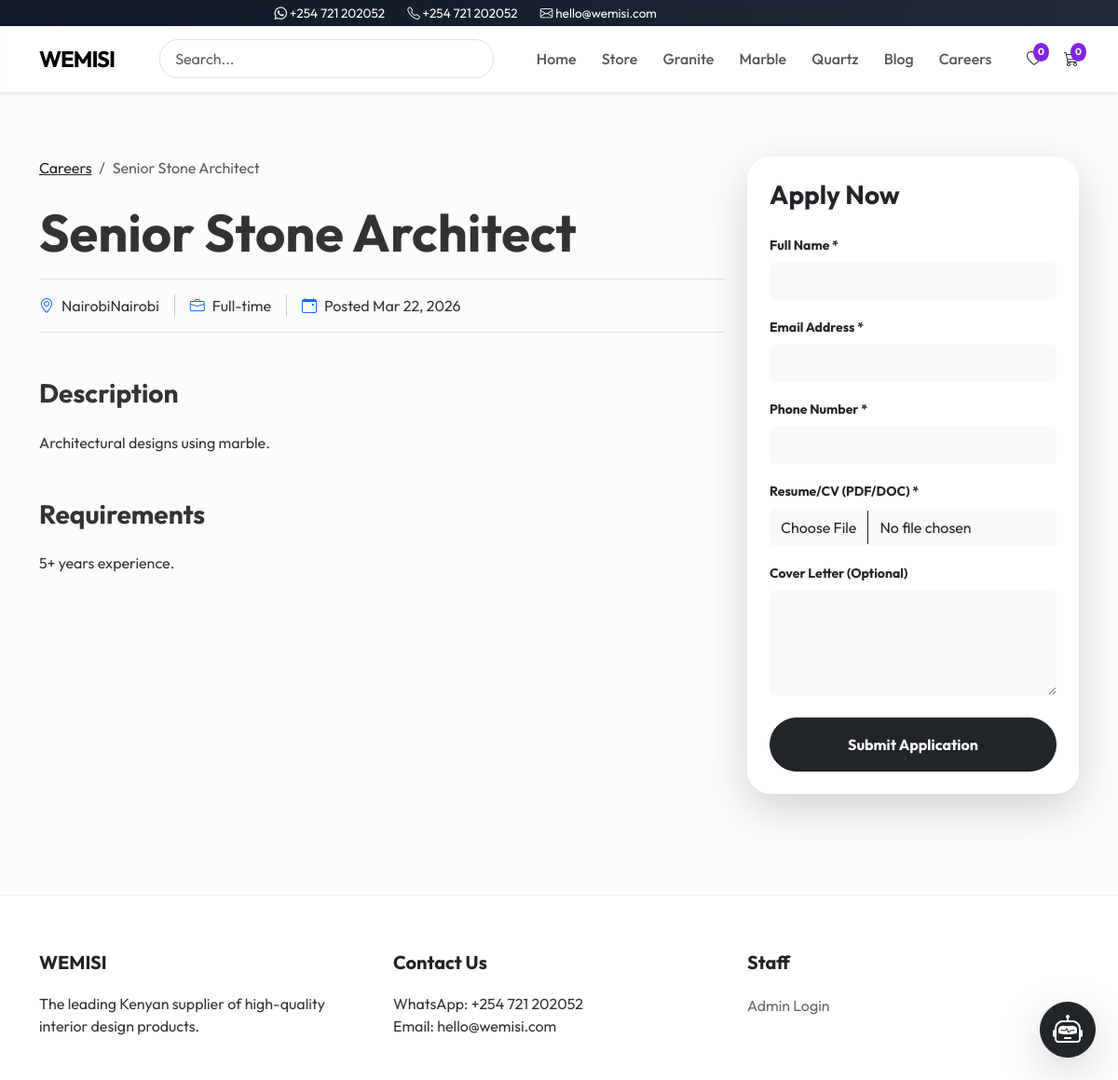
Screenshot of /careers/senior-stone-architecsenior-stone-architectt/ with the database file from the repository.
### store/models.py (models this page shows, shortened)
class Category(models.Model):
    name = models.CharField(max_length=200)
    slug = models.SlugField(unique=True)  # e.g. /granite/
    parent = models.ForeignKey(
        'self',
        null=True,
        blank=True,
        related_name='subcategories',
        on_delete=models.CASCADE,
        help_text="Leave blank for top-level categories. Select a parent to make this a subcategory."
    )
    order = models.PositiveIntegerField(
        default=0,
        help_text="Controls display order in the navigation menu (lower = first)."
    )
    class Meta:
        verbose_name_plural = "Categories"
        ordering = ['order', 'name']

class JobOpening(models.Model):
    JOB_TYPES = (
        ('Full-time', 'Full-time'),
        ('Part-time', 'Part-time'),
        ('Contract', 'Contract'),
        ('Internship', 'Internship'),
    )
    title = models.CharField(max_length=200)
    slug = models.SlugField(unique=True, max_length=255)
    location = models.CharField(max_length=100, default='Nairobi')
    job_type = models.CharField(max_length=20, choices=JOB_TYPES, default='Full-time')
    description = CKEditor5Field('Description', config_name='extends')
    requirements = CKEditor5Field('Requirements', config_name='extends')
    is_active = models.BooleanField(default=True)
    created_at = models.DateTimeField(auto_now_add=True)
    class Meta:
        ordering = ['-created_at']

### store/views.py (the view)
# urls.py: path('careers/<slug:slug>/', views.job_detail, name='job_detail'),
def job_detail(request, slug):
    job = get_object_or_404(JobOpening, slug=slug, is_active=True)
    return render(request, 'store/job_detail.html', {'job': job})

### mbele/templates/store/job_detail.html (shortened to what this page needs)
{% extends 'store/base.html' %}
{% load static %}
{% block content %}
<div class="container py-5">
    <div class="row">
        <div class="col-lg-8 mb-5">
            <nav aria-label="breadcrumb" class="mb-4">
                <ol class="breadcrumb">
                    <li class="breadcrumb-item"><a href="{% url 'careers' %}" class="text-dark">Careers</a></li>
                    <li class="breadcrumb-item active" aria-current="page">{{ job.title }}</li>
                </ol>
            </nav>
            <h1 class="display-4 fw-bold mb-3">{{ job.title }}</h1>
            <div class="d-flex align-items-center gap-3 mb-5 py-3 border-bottom border-top">
                <div class="d-flex align-items-center">
                    <i class="bi bi-geo-alt me-2 text-primary"></i>
                    <span>{{ job.location }}</span>
                </div>
                <div class="d-flex align-items-center">
                    <i class="bi bi-briefcase me-2 text-primary"></i>
                    <span>{{ job.job_type }}</span>
                </div>
                <div class="d-flex align-items-center">
                    <i class="bi bi-calendar-event me-2 text-primary"></i>
                    <span>Posted {{ job.created_at|date:"M d, Y" }}</span>
                </div>
            </div>
            <div class="job-description mb-5">
                <h3 class="fw-bold mb-4">Description</h3>
                {{ job.description|safe }}
            </div>
            <div class="job-requirements mb-5">
                <h3 class="fw-bold mb-4">Requirements</h3>
                {{ job.requirements|safe }}
            </div>
        </div>
        <div class="col-lg-4">
            <div class="card border-0 shadow-lg sticky-top" style="top: 100px; border-radius: 25px;">
                <div class="card-body p-4">
                    <h3 class="fw-bold mb-4">Apply Now</h3>
                    <form id="job-application-form" action="{% url 'apply_for_job' job.slug %}" method="POST" enctype="multipart/form-data">
                        <div class="mb-3">
                            <label class="form-label small fw-bold">Full Name *</label>
                            <input type="text" name="full_name" class="form-control bg-light border-0 shadow-none py-2" required>
                        </div>
                        <div class="mb-3">
                            <label class="form-label small fw-bold">Email Address *</label>
                            <input type="email" name="email" class="form-control bg-light border-0 shadow-none py-2" required>
                        </div>
                        <div class="mb-3">
                            <label class="form-label small fw-bold">Phone Number *</label>
                            <input type="tel" name="phone" class="form-control bg-light border-0 shadow-none py-2" required>
                        </div>
                        <div class="mb-3">
                            <label class="form-label small fw-bold">Resume/CV (PDF/DOC) *</label>
                            <input type="file" name="cv" class="form-control bg-light border-0 shadow-none py-2" accept=".pdf,.doc,.docx" required>
                        </div>
                        <div class="mb-4">
                            <label class="form-label small fw-bold">Cover Letter (Optional)</label>
                            <textarea name="cover_letter" class="form-control bg-light border-0 shadow-none py-2" rows="4"></textarea>
                        </div>
                        <button type="submit" class="btn btn-dark w-100 rounded-pill py-3 fw-bold">Submit Application</button>
                    </form>
                </div>
            </div>
        </div>
    </div>
</div>
{% endblock %}

### mbele/templates/store/base.html (shortened to what this page needs)
<!DOCTYPE html>
{% load static %}
<html lang="en">
<head>
    <link href="https://cdn.jsdelivr.net/npm/bootstrap@5.3.0/dist/css/bootstrap.min.css" rel="stylesheet">
    <link rel="stylesheet" href="https://cdn.jsdelivr.net/npm/bootstrap-icons@1.10.5/font/bootstrap-icons.css">
    <link rel="stylesheet" href="{% static 'css/custom.css' %}">
</head>
<body>
    <header class="header-container">
        <div class="contact-strip">
            <span class="contact-item"><i class="bi bi-whatsapp"></i> <a href="https://wa.me/254721202052">+254 721 202052</a></span>
            <span class="contact-item"><i class="bi bi-telephone"></i> <a href="tel:+254721202052">+254 721 202052</a></span>
            <span class="contact-item"><i class="bi bi-envelope"></i> <a href="mailto:hello@wemisi.com">hello@wemisi.com</a></span>
            <span class="contact-item d-none d-md-inline text-muted">Mon – Sat, 8:00am – 6:00pm</span>
        </div>
        <nav class="navbar navbar-expand-lg">
            <div class="container">
                <a class="navbar-brand" href="{% url 'home' %}">WEMISI</a>
                <div class="collapse navbar-collapse" id="navbarContent">
                    <form method="GET" action="{% url 'store' %}" class="search-form">
                        <input class="form-control" type="search" name="q" autocomplete="off"
                               placeholder="Search..." value="{{ request.GET.q }}">
                    </form>
                    <ul class="navbar-nav">
                        <li class="nav-item"><a class="nav-link" href="{% url 'home' %}">Home</a></li>
                        <li class="nav-item"><a class="nav-link" href="{% url 'store' %}">Store</a></li>
                        {% for cat in menu_categories %}
                        {% if cat.subcategories.all %}
                        <li class="nav-item cat-dropdown" id="cat-{{ cat.slug }}">
                            <a class="nav-link" href="{% url 'category_detail' cat.slug %}">
                                {{ cat.name }}
                                <i class="bi bi-chevron-down caret"></i>
                            </a>
                            <div class="cat-submenu">
                                <a href="{% url 'category_detail' cat.slug %}">All {{ cat.name }}</a>
                                {% for sub in cat.subcategories.all %}
                                <a href="{% url 'subcategory_detail' cat.slug sub.slug %}">{{ sub.name }}</a>
                                {% endfor %}
                            </div>
                        </li>
                        {% else %}
                        <li class="nav-item">
                            <a class="nav-link" href="{% url 'category_detail' cat.slug %}">{{ cat.name }}</a>
                        </li>
                        {% endif %}
                        {% endfor %}
                        <li class="nav-item"><a class="nav-link" href="{% url 'blog' %}">Blog</a></li>
                        <li class="nav-item"><a class="nav-link" href="{% url 'careers' %}">Careers</a></li>
                    </ul>
                    <div class="d-flex align-items-center desktop-nav-icons ms-auto">
                        <a href="{% url 'wishlist_detail' %}" class="text-dark position-relative nav-icon">
                            <i class="bi bi-heart"></i>
                            <span id="wishlist-badge" class="cart-badge">{{ wishlist_count|default:"0" }}</span>
                        </a>
                        <a href="{% url 'cart_detail' %}" class="text-dark position-relative nav-icon">
                            <i class="bi bi-cart3"></i>
                            <span id="cart-badge" class="cart-badge">{{ cart_count|default:"0" }}</span>
                        </a>
                    </div>
                </div>
            </div>
        </nav>
    </header>
    <main>
        {% block content %}{% endblock %}
    </main>
    <footer>
        <div class="container">
            <div class="row">
                <div class="col-md-4">
                    <h5>WEMISI</h5>
                    <p>The leading Kenyan supplier of high-quality interior design products.</p>
                </div>
                <div class="col-md-4">
                    <h5>Contact Us</h5>
                    <p>WhatsApp: +254 721 202052<br>Email: hello@wemisi.com</p>
                </div>
                <div class="col-md-4">
                    <h5>Staff</h5>
                    <a href="/admin">Admin Login</a>
                </div>
            </div>
        </div>
    </footer>
    <div id="ai-chat-wrapper" class="position-fixed bottom-0 end-0 m-4" style="z-index: 2000;">
        <button id="ai-chat-toggle" class="btn btn-dark rounded-circle shadow-lg d-flex align-items-center justify-content-center" style="width: 60px; height: 60px;">
            <i class="bi bi-robot fs-2"></i>
        </button>
    </div>
</body>
</html>

### static/css/custom.css (style rules this page uses)
body { font-family: 'Inter', sans-serif; background-color: #f8f9fa; padding-top: 120px; }
.header-container { position: fixed; top: 0; width: 100%; z-index: 1040; background-color: #fff; box-shadow: 0 2px 4px rgba(0,0,0,0.1); }
.contact-strip { padding: 0.25rem 1rem; text-align: center; color: white; background: linear-gradient(90deg, #111827, #1f2937); font-size: 0.85rem; display: flex; justify-content: center; align-items: center; flex-wrap: wrap; }
.contact-strip a { color: white; text-decoration: none; }
.contact-strip .contact-item { margin: 0 0.75rem; }
.navbar { padding: 1rem 0; transition: all 0.3s ease-in-out; }
.navbar-brand { font-weight: 800; font-size: 28px; letter-spacing: -0.5px; }
.search-form { display: flex; flex-grow: 1; margin: 0 2rem; max-width: 600px; }
.search-form .form-control { border-radius: 20px; padding: 0.5rem 1rem; }
.desktop-nav-icons .nav-icon { margin-left: 1.5rem; }
footer { background-color: #fff; padding: 60px 0 30px; border-top: 1px solid #eee; margin-top: 60px; }
footer h5 { font-weight: 700; color: #222; margin-bottom: 20px; }
footer a { color: #666; text-decoration: none; line-height: 1.8; }

### mbele/templates/store/base.html (style rules this page uses)
:root { --primary-color: #000000; --accent-color: #8224e3; --glass-bg: rgba(255, 255, 255, 0.85); --glass-border: rgba(255, 255, 255, 0.3); --font-main: 'Outfit', sans-serif; }
body { font-family: var(--font-main); background-color: #fcfcfc; color: #333; }
.navbar { background: var(--glass-bg); backdrop-filter: blur(10px); -webkit-backdrop-filter: blur(10px); border-bottom: 1px solid var(--glass-border); padding: 0.75rem 0; position: sticky; top: 0; z-index: 1000; }
.navbar-brand { font-weight: 700; font-size: 1.5rem; letter-spacing: -1px; color: var(--primary-color) !important; }
.nav-link { font-weight: 500; color: #555 !important; transition: color 0.2s; padding: 0.5rem 0.85rem !important; }
.cart-badge { position: absolute; top: -5px; right: -8px; font-size: 0.65rem; background-color: var(--accent-color); color: white; border-radius: 50%; padding: 2px 5px; font-weight: 700; }

### rows the page displays
Category: name "Granite"
Category: name "Marble"
Category: name "Quartz"
JobOpening: title "Senior Stone Architect", location "NairobiNairobi", job_type "Full-time", created_at "Mar 22, 2026", description "Architectural designs using marble.", requirements "5+ years experience."

### other values shown
{{ wishlist_count|default:"0" }} "0"
{{ cart_count|default:"0" }} "0"
